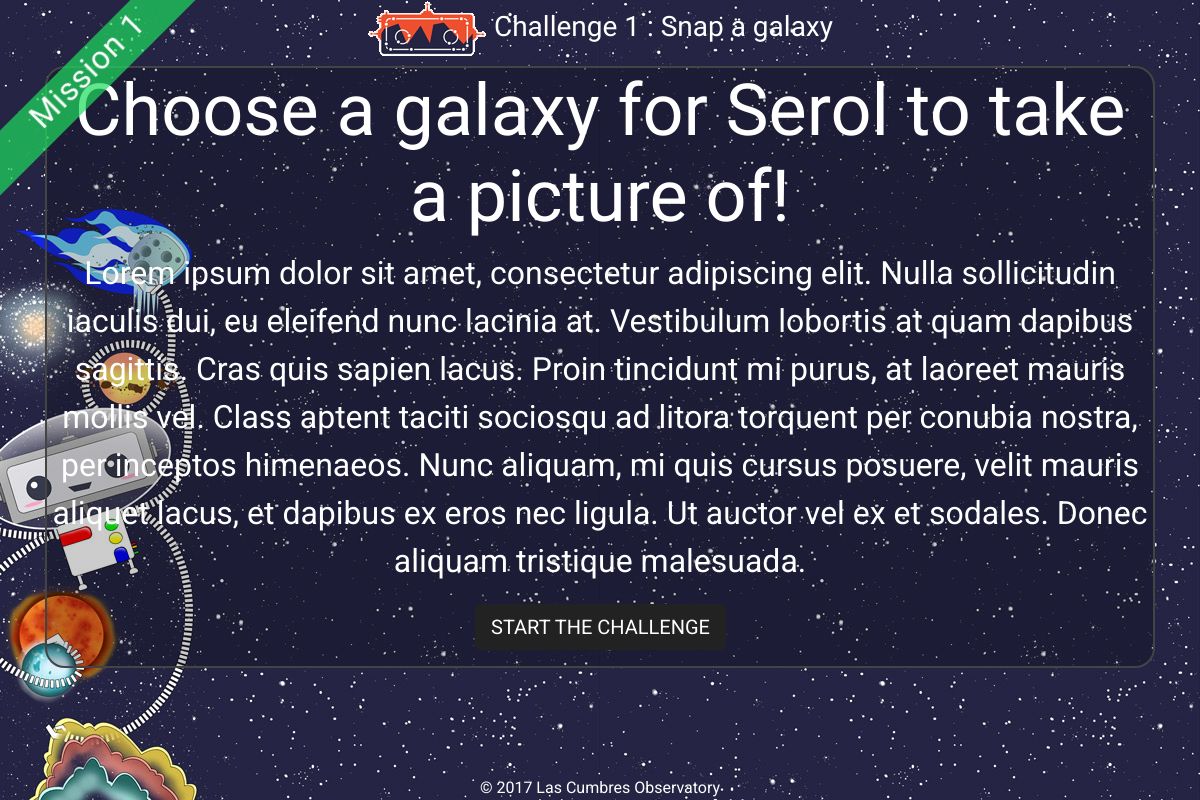
Before: /challenge/1/start/ (signed in) with the older database file.
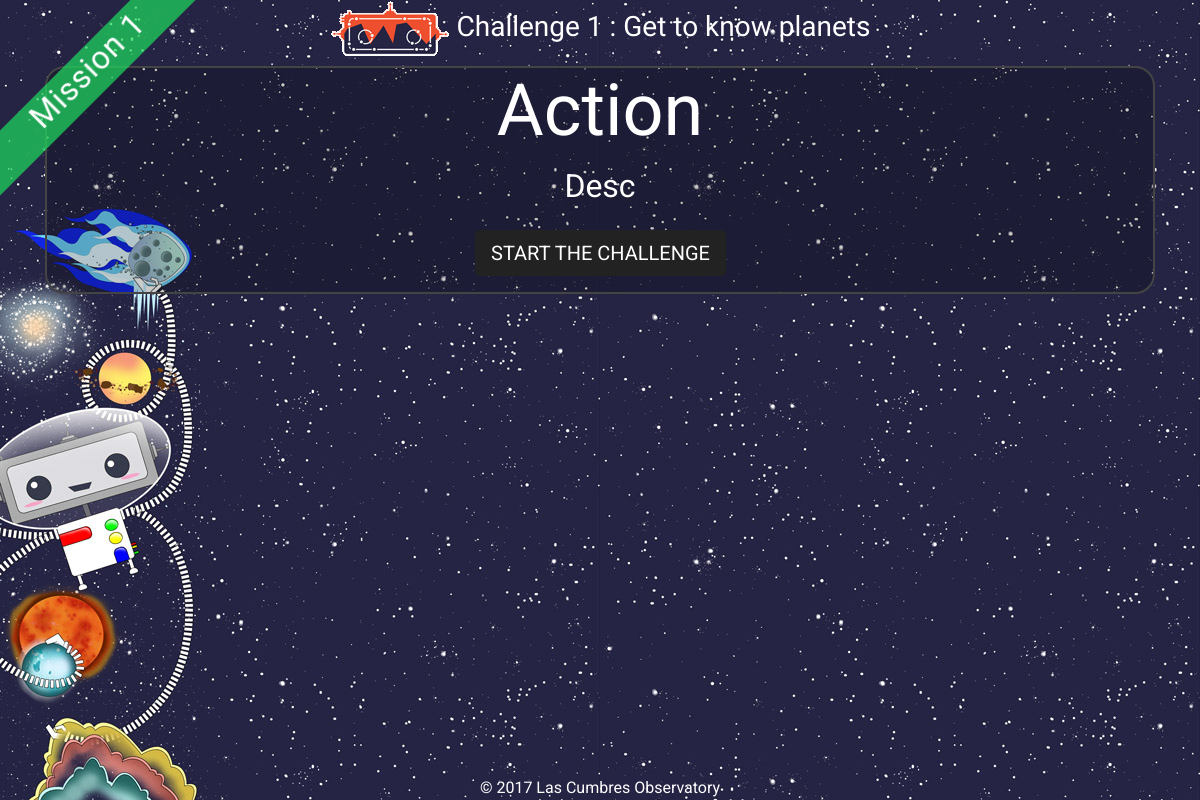
After: the same page with the newer database file.
### explorer/models.py (models this page shows, shortened)
class Challenge(models.Model):
    number = models.IntegerField()
    name = models.CharField(max_length=200)
    mission = models.ForeignKey(Mission)
    description = models.TextField(help_text=_("Research page info"))
    action = models.TextField(help_text=_("What the user should look for on investigate?"))
    category = models.TextField(help_text=_("What type of object is this?"), blank=True, null=True)
    avm_code = models.CharField(max_length=10, blank=True, null=True)
    active = models.BooleanField(default=True)
    sticker_total = models.IntegerField(default=0)
    is_last = models.BooleanField(default=False)

class Mission(models.Model):
    number = models.IntegerField()
    name = models.CharField(max_length=200)
    patch = models.ImageField(upload_to='patches')
    sticker_total = models.IntegerField(default=0)

### explorer/views.py (the view, shortened to what this page needs)
# urls.py: url(r'^challenge/(?P<pk>[0-9]+)/start/$', ChallengeView.as_view(), {'mode':'start'}, name="start"),
class ChallengeView(LoginRequiredMixin, DetailView):
    model = Challenge
    def get(self, request, *args, **kwargs):
        if kwargs.get('mode',None) == 'failed':
            self.template_name = "explorer/challenge-message.html"
        else:
            self.template_name = "explorer/challenge-{}.html".format(kwargs['mode'])
        self.object = self.get_object()
        context = self.get_context_data(object=self.object)
        mode = kwargs.get('mode',None)
        return self.render_to_response(context)

### serol/auth_backend.py (called while the page is built)
    def get_user(self, user_id):
        try:
            return User.objects.get(pk=user_id)
        except User.DoesNotExist:
            return None

### explorer/templates/explorer/challenge-start.html (shortened to what this page needs)
{% extends 'explorer/challenge-base.html' %}
{% load static i18n %}
{% block wrapper-class%}challenge mission-{{object.mission.number}}-sidebar{%endblock%}
{% block main-body %}
<div class="centre-container">
  <h1>{{object.action|safe}}</h1>
    <p>{{object.description|safe}}</p>
    <p><a href="{% url 'observe' object.pk %}" class="btn btn-info btn-lg  animated tada">{% trans 'Start the challenge' %}</a></p>
  </div>
{% endblock %}

### explorer/templates/explorer/challenge-base.html (shortened to what this page needs)
{% extends 'explorer/base.html' %}
{% load static i18n %}
{% block main-content %}
<div class="container">
{% block main-header %}
<h3><a href="{% url 'home' %}"><img src="{% static 'explorer/images/serol_logo_sm.png'%}" /></a> Challenge {{object.number}} : {{object.name}}</h3>
{% endblock %}
{% block main-body %}
{% endblock %}
</div>
{% endblock %}
{% block ribbon %}
<div class="corner-ribbon sticky shadow mission-{{object.mission.number}}-colour"><h2>{% trans "Mission" %} {{object.mission.number}}</h2></div>
{% endblock %}

Changed rows visible on the page:
changed Challenge: name "Snap a galaxy" → "Get to know planets"; action "Choose a galaxy for Serol to take a picture of!" → "Action"; description "Lorem ipsum dolor sit amet, consectetur adipiscing elit. Nulla sollicitudin iaculis dui, eu eleifend nunc lacinia at. Vestibulum lobortis at quam dapibus sagittis. Cras quis sapien lacus. Proin tincidunt mi purus, at laoreet mauris mollis vel. Class aptent taciti sociosqu ad litora torquent per conubia nostra, per inceptos himenaeos. Nunc aliquam, mi quis cursus posuere, velit mauris aliquet lacus, et dapibus ex eros nec ligula. Ut auctor vel ex et sodales. Donec aliquam tristique malesuada." → "Desc"
